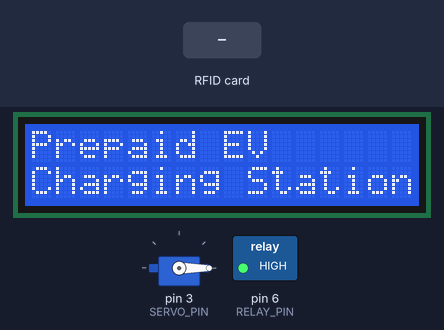
Simulated run of this sketch. Board: Arduino Uno, built with avr-gcc and run on an emulated ATmega328P. Parts: servo, 16×2 character LCD, switched loads named in the sketch (green lamp = pin HIGH). Wiring (inferred from the names in the program): 2 × IR receiver: data pin 4 / data pin 5. Inputs (shaded band) come from the test bench. Pins used as bus, display or sensor lines are not drawn.

Above: at 0.2 s.
At 3.3 s:
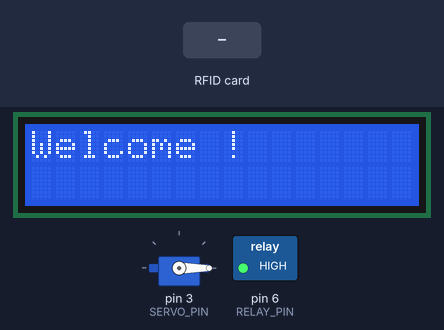
3.4 s: RFID card 5E 7A 19 C4 held to the reader
At 3.9 s:
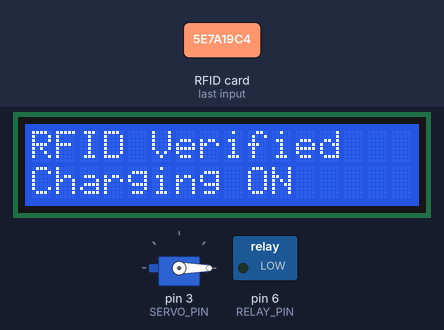
Timing chart, 0 to 6.4 s (numbered marks = the images above; inputs shaded):
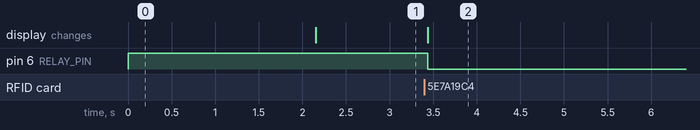

The sketch:

PREPAID_EV_CHARGING_STATION.ino
```cpp
#include <SPI.h>
#include <MFRC522.h>
#include <Servo.h>
#include <Wire.h>
#include <LiquidCrystal_I2C.h>

LiquidCrystal_I2C lcd(0x27, 16, 2);

#define SS_PIN 10
#define RST_PIN 9
MFRC522 rfid(SS_PIN, RST_PIN);

Servo gateServo;
#define SERVO_PIN 3

#define IR_ENTRY 4
#define IR_EXIT 5
#define RELAY_PIN 6

#define RELAY_ON LOW
#define RELAY_OFF HIGH
#define OBJECT_DETECTED LOW

bool chargingOn = false;

void setup() {
  Serial.begin(9600);

  pinMode(IR_ENTRY, INPUT);
  pinMode(IR_EXIT, INPUT);
  pinMode(RELAY_PIN, OUTPUT);

  digitalWrite(RELAY_PIN, RELAY_OFF);

  gateServo.attach(SERVO_PIN);
  gateServo.write(0);

  lcd.init();
  lcd.backlight();

  SPI.begin();
  rfid.PCD_Init();

  lcd.setCursor(0, 0);
  lcd.print("Prepaid EV");
  lcd.setCursor(0, 1);
  lcd.print("Charging Station");
  delay(2000);
  lcd.clear();
  lcd.setCursor(0, 0);
  lcd.print("Welcome !");
}

void loop() {

  // IR1 detect -> gate open then close

  if (digitalRead(IR_ENTRY) == OBJECT_DETECTED) {
    lcd.clear();
    lcd.setCursor(0, 0);
    lcd.print("Vehicle Detect");
    lcd.setCursor(0, 1);
    lcd.print("RFID Ready");

    gateServo.write(90);
    delay(3000);          // gate open time

    delay(1000);
  }

  // RFID -> Relay ON
  if (rfid.PICC_IsNewCardPresent() && rfid.PICC_ReadCardSerial()) {
    lcd.clear();
    lcd.setCursor(0, 0);
    lcd.print("RFID Verified");
    lcd.setCursor(0, 1);
    lcd.print("Charging ON");

    digitalWrite(RELAY_PIN, RELAY_ON);
    chargingOn = true;

    rfid.PICC_HaltA();
    rfid.PCD_StopCrypto1();

    delay(1000);
  }

  // IR2 detect -> Relay OFF
  if (digitalRead(IR_EXIT) == OBJECT_DETECTED) {
    lcd.clear();
    lcd.setCursor(0, 0);
    lcd.print("Vehicle Exit");

    if (chargingOn) {
      digitalWrite(RELAY_PIN, RELAY_OFF);
      chargingOn = false;

      lcd.setCursor(0, 1);
      lcd.print("Charging OFF");
    } else {
      lcd.setCursor(0, 1);
      lcd.print("Relay Already OFF");
    }

    delay(2000);
    lcd.clear();
    lcd.setCursor(0, 0);
    lcd.print("Ready Next");
  }
}
```

Measured:
- after the input at 3.4 s, pin 6 (RELAY_PIN): HIGH → LOW at once; the display: changes at once (image 2)
